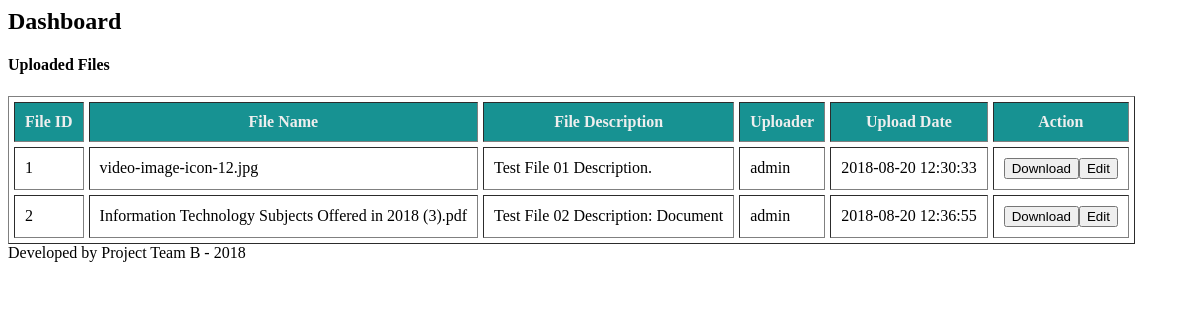
/files-manage.php (signed in), run on an earlier commit of the app's database.
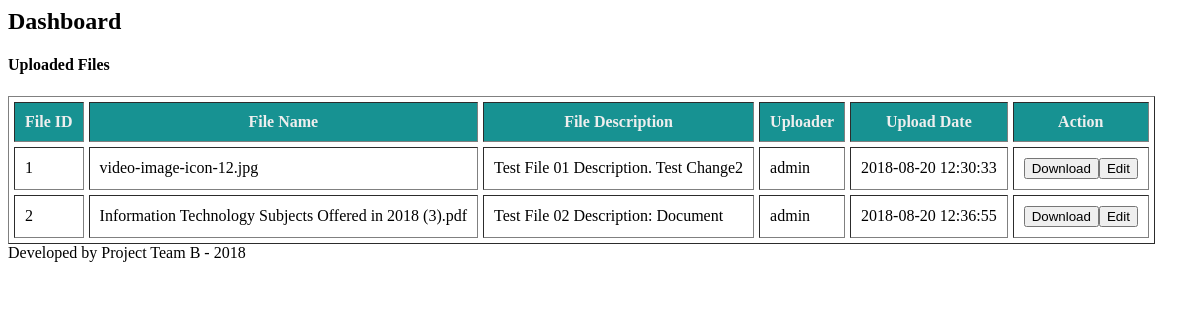
And on a later commit of the database.
### tables this page shows
CREATE TABLE IF NOT EXISTS `ca_files` (
  `id` int(11) NOT NULL,
  `url` text NOT NULL,
  `original_url` text NOT NULL,
  `filename` text NOT NULL,
  `description` text NOT NULL,
  `timestamp` timestamp NOT NULL DEFAULT CURRENT_TIMESTAMP,
  `uploader` varchar(60) NOT NULL,
  `corp_id` int(11) DEFAULT NULL,
  `expires` int(1) NOT NULL DEFAULT '0',
  `expiry_date` timestamp NOT NULL DEFAULT '2018-12-31 13:00:00',
  `public_allow` int(1) NOT NULL DEFAULT '0',
  `public_token` varchar(32) DEFAULT NULL
);

### files-manage.php (the view, shortened to what this page needs)
<?php
$userlevel = $_SESSION["userlevel"];
$sql = "SELECT * FROM ca_files";
?>
		<div class="main_content">
			<div class="container-fluid">
				<div class="row">
					<div id="section_title">
						<div class="col-xs-12">
							<h2>Dashboard</h2>
						</div>
					</div>
				</div>
				<div class="row">
					<div class="col-sm-8">
						<div class="row">
							<div class="col-sm-12">
								<div class="widget">
									<h4>Uploaded Files</h4>
									<div class="widget_int">
										<div>
										<?php
											if($result = mysqli_query($link, $sql)){
												if(mysqli_num_rows($result) > 0){
													echo '<table cellspacing="5" border="1" cellpadding="5">';
														echo "<tr>";
															echo "<th>File ID</th>";
															echo "<th>File Name</th>";
															echo "<th>File Description</th>";
															echo "<th>Uploader</th>";
															echo "<th>Upload Date</th>";
															echo "<th>Action</th>";
														echo "</tr>";
													while($row = mysqli_fetch_array($result)){
													if($userlevel >= 8)
														$function_txt ='<a href="files-edit.php?file-id=' . $row['id'] . '"><button type="button">Edit</button></a>';
													else
														$function_txt = "";
														echo "<tr>";
															echo "<td>" . $row['id'] . "</td>";
															echo "<td>" . $row['filename'] . "</td>";
															echo "<td>" . $row['description'] . "</td>";
															echo "<td>" . $row['uploader'] . "</td>";
															echo "<td>" . $row['timestamp'] . "</td>";
															echo '<td><a href="files-download.php?file-id=' . $row['id'] . '&fileUrl='. $row['url'] . '"><button type="button">Download</button></a>'. $function_txt .'</td>';
														echo "</tr>";
													}
													echo "</table>";
												} else{
													echo "No records matching your query were found.";
												}
											} else{
												echo "ERROR: Could not able to execute $sql. " . mysqli_error($link);
											}
										?>
										</div>
									</div>
								</div>
							</div>
						</div>
					</div>
				</div>
			</div>
			<footer>
				<div id="footer">
					Developed by Project Team B - 2018
				</div>
			</footer>
		</div>
</body>
</html>

What changed in the data, as far as the page shows it:
changed ca_files "video-image-icon-12.jpg": description "Test File 01 Description." → "Test File 01 Description. Test Change2"
